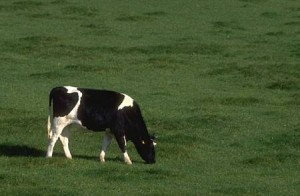
%> input picture Computer vision 2019/cv_lab05_segmentation/antonma_lab05/student_code/cow.jpg, 300 x 196 px
$ octave --eval "exercise5;"   (GNU Octave 9; MATLAB toolbox functions it lacks are replaced by stand-ins)
%> lines starting %> are read from the running program, lines starting %| are printed output that depends on the picture
### Computer vision 2019/cv_lab05_segmentation/antonma_lab05/student_code/meanshiftSeg.m
function [map, peak] = meanshiftSeg(img)

dim = size(img);
len = dim(1)*dim(2);
% parameter - radius
r = 5;

% aligning pixels in line
img_lin = reshape(img, [len, 3]);
map = zeros(len,1);
map(1) = 1;
% coordinates of peaks
peak =  zeros(len,3);
% how many pixels are merged already in corresponding peak
votes = zeros(len,3);
peak(1,:) = findPeak(img_lin, 1, r);
% Resulting number of peaks
K = 1;
for i = 2:len
    new_peak = findPeak(img_lin, i, r);
    merged = false;
    for j = 1:i-1
        if norm(new_peak - peak(map(j),:)) < r/2
            merged = true;
            peak(map(j),:) = (new_peak*votes(map(j)) + peak(map(j),:))/(votes(map(j))+1);
            votes(map(j)) = votes(map(j))+1;
            map(i) = map(j);
            break;
        end
    end
    if ~merged
        K = K + 1;
        map(i) = K;
        peak(K, :) = new_peak;
        votes(K) = 1;
    end
end
% [20 lines of commented-out code are left out]


peak = double(peak(1:K,:));
map = reshape(map, [dim(1), dim(2)]);
end

### Computer vision 2019/cv_lab05_segmentation/antonma_lab05/student_code/findPeak.m
function peak = findPeak(X, pixel, r)
total_pixels = size(X,1);
% threshold when moving of sphere stops
threshold = 0.01;
% Shift of the center of sphere by one step
shift = inf;
% Center of the sphere
center = double(X(pixel,:));
while shift > threshold
    % Sum of coord of points inside sphere
    sum = double(zeros(1,3));
    % Number of points inside the sphere
    num = 0;
    % Checking pixels if they are in r-radius area
    for index = 1:total_pixels
       x = double(X(index, :));
       z = x - center;
       dist = norm(z);
       if dist < r
          num = num + 1;
          sum = sum + x;
       end
    end
    new_center = sum/num;
    shift = norm(center - new_center);
    center = new_center;
end
peak = double(center);
end

### Computer vision 2019/cv_lab05_segmentation/antonma_lab05/student_code/exercise5.m
function exercise5()

% load image
img = imread('cow.jpg');
%> img is the input picture: size 196x300x3 uint8; mean R, G, B 68, 84.9, 47.4
%img = imread('zebra_b.jpg');
% for faster debugging you might want to decrease the size of your image
% (use imresize)
% (especially for the mean-shift part!)
scale = 0.2;
img = imresize(img, scale);
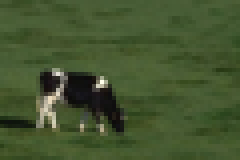
%> img: size 40x60x3 uint8 (shown 4 times larger); mean R, G, B 68, 84.9, 47.4
%figure, imshow(img), title('original image')

% smooth image (6.1a)
% (replace the following line with your code for the smoothing of the image)
sigma = 5*scale;
imgSmoothed = imgaussfilt(img,sigma);
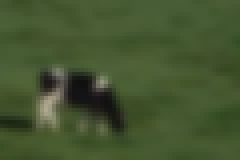
%> imgSmoothed: size 40x60x3 uint8 (shown 4 times larger); mean R, G, B 68, 84.9, 47.4; mean of the top-left, top-right, bottom-left and bottom-right quarters 69.9, 68.5, 63.3, 65.3
%figure, imshow(imgSmoothed), title('smoothed image')

% convert to L*a*b* image (6.1b)
% (replace the folliwing line with your code to convert the image to lab
% space
cform = makecform('srgb2lab');
imglab = applycform(imgSmoothed,cform);
%> imglab: size 40x60x3 uint8; mean of channels 1, 2, 3 86.1, 115.7, 147.5
%figure, imshow(imglab), title('l*a*b* image')
% (6.2)
[mapMS, peak] = meanshiftSeg(imglab);
%> in meanshiftSeg, `img_lin = reshape(img, [len, 3]);`: img_lin = 2400 rows, first 12: [88 115 148; 87 115 148; 91 115 148; 95 115 148; 96 115 148; 96 114 149; 97 114 149; 94 114 149; 89 114 149; 87 113 149; 88 114 149; 90 114 149]
%> in findPeak, `center = double(X(pixel,:));`: center = [88 115 148]
%> the loop in findPeak, `while shift > threshold` made 10 passes
%> (shift, center) on passes 1 to 10: (1.31, [88.56 114.4 149]), (0.519, [89.08 114.4 149]), (0.417, [89.5 114.4 149.1]), (0.319, [89.81 114.4 149]), (0.0906, [89.9 114.4 149]), (0.116, [90.02 114.4 149]), (0.143, [90.16 114.4 149]), (0.259, [90.42 114.4 149]), (0.0199, [90.44 114.4 149]), (0.00378, [90.44 114.4 149])
%> in findPeak, `peak = double(center);`: peak = [90.44 114.4 149]
% visualize cluster distribution and show smooth cluster picture
visualizeSegmentationResults (mapMS, peak/255);

% (6.3)
[mapEM, cluster] = EM(imglab);
visualizeSegmentationResults(mapEM, cluster);
toc
end
%> (the run ends here)
